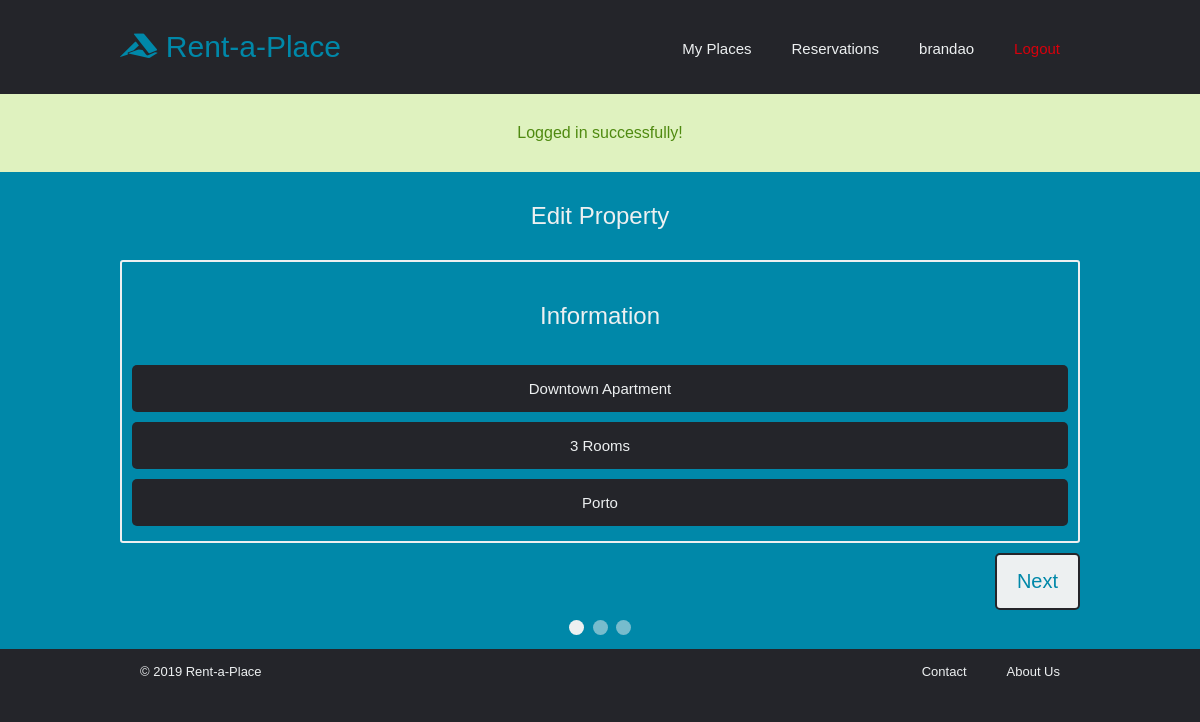
Page /pages/editproperty.php?id=1 (signed in) on the committed database.
### tables this page shows
CREATE TABLE Properties (id INTEGER PRIMARY KEY, ownerID INTEGER NOT NULL, price FLOAT NOT NULL, title VARCHAR NOT NULL, location VARCHAR NOT NULL, description VARCHAR NOT NULL, availabilityStart DATE, availabilityEnd DATE);

### pages/editproperty.php (called while the page is built, shortened)
<?php
  include_once('../templates/tpl_common.php');
  include_once('../templates/tpl_property.php');
  include_once('../database/db_properties.php');
  $property= getProperty($_GET['id']);
  edit_property($property);

### database/db_properties.php (called while the page is built, shortened)
<?php
  function getProperty($property_id)
  {
      $db = Database::instance()->db();
      $stmt = $db->prepare('SELECT * FROM Properties WHERE id = ?');
      $stmt->execute(array($property_id));
      return $stmt->fetch();
  }

### templates/tpl_property.php (the view, shortened to what this page needs)
<?php
include_once('../database/db_properties.php');
    $photos = getPropertyPhotos($property['id']); ?>
    <?php function edit_property($property)
    {
        ?>
  <section class="add_property">
  <form id="add_prop" method="post" action="../actions/action_edit_property.php" enctype="multipart/form-data">
  <h1>Edit Property</h1>
  <div class="tab"><h2>Information</h2>
    <input type="text" placeholder="title" oninput="this.className = ''" name="title" value = "<?= $property['title'] ?>"required></<input>
    <input type="text" placeholder="description" oninput="this.className = ''" name="description" value = "<?= $property['description'] ?>" required></<input>
     <input type="text" placeholder="location" oninput="this.className = ''" name="location" value = "<?= $property['location'] ?>" required></<input>
  </div>
  <div class="button_prop" style="overflow:auto;">
    <div id="btn_prop" style="float:right;">
      <button type="button" id="nextBtn" onclick="nextPrev(1)">Next</button>
    </div>
  </div>
  <div style="text-align:center;margin-top:10px; padding-bottom:10px; background-color: #0088a9;">
    <span class="step"></span>
    <span class="step"></span>
    <span class="step"></span>
    </div>
</form>
</section>
  <?php
    } ?>

### css/style.css (style rules this page uses)
* { box-sizing: border-box; margin: 0; padding: 0; background-color: #24252a; font-family: "Montserrat", sans-serif; font-weight: 500; }

### css/auth.css (style rules this page uses)
form { background-color: #0088a9; padding-right: 10%; padding-left: 10%; font-weight: 500; color: #edf0f1; }
h2 { color: #edf0f1; background-color: #0088a9; padding: 30px 10%; text-align: center; }
input { width: 100%; color: #edf0f1; padding: 15px 20px; margin: 5px 0; box-sizing: border-box; font-size: 15px; border: none; border-radius: 5px; text-align: center; }

### css/property.css (style rules this page uses)
#add_prop { background-color: #0088a9; padding-right: 10%; padding-left: 10%; font-weight: 500; color: #edf0f1; }
#add_prop h1 { color: #edf0f1; background-color: #0088a9; padding: 30px 10%; text-align: center; }
#add_prop h2 { color: #edf0f1; background-color: #0088a9; padding: 30px 10%; }
#add_prop input { width: 100%; color: #edf0f1; padding: 15px 20px; margin: 5px 0; box-sizing: border-box; font-size: 15px; border: none; border-radius: 5px; text-align: center; }
.tab { display: none; background-color: #0088a9; border: 2px solid #edf0f1; padding: 10px 10px; border-radius: 3px; }
#add_prop button { color: #0088a9; font-size: 20px; font-weight: 500; padding: 15px 20px; border: 2px solid #24252a; border-radius: 5px; cursor: pointer; margin-top: 10px; background-color: #edf0f1; transition: all 0.3s ease 0s; width: 100%; }
.button_prop { background-color: #0088a9; }
#btn_prop { background-color: #0088a9; display: inline-block; }
.step { height: 15px; width: 15px; margin: 0 2px; background-color: #edf0f1; border: none; border-radius: 50%; display: inline-block; opacity: 0.5; }
.step.active { opacity: 1; }
.active, .demo:hover { opacity: 1; }

### rows in the picture
properties: title "Downtown Apartment", description "3 Rooms", location "Porto"

### other values in the picture
$username "brandao"
$message['content'] "Logged in successfully!"
